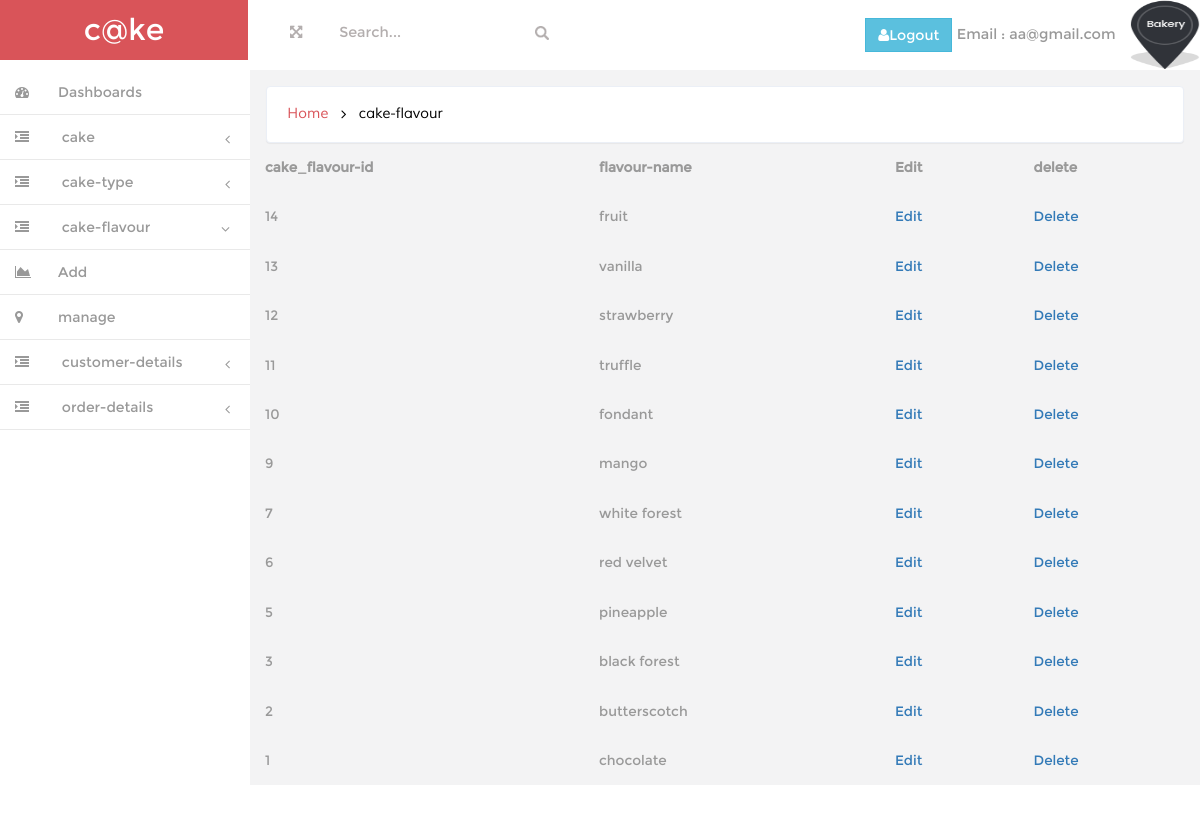
The app's page /admin/flavour-manage.php (signed in) with its own data.
### tables this page shows
CREATE TABLE IF NOT EXISTS `cake_flavour` (
  `f_id` int(10) NOT NULL AUTO_INCREMENT,
  `flavour` varchar(50) NOT NULL,
  PRIMARY KEY (`f_id`)
);

### admin/flavour-manage.php (the view, shortened to what this page needs)
<?php
include("same.php");
if(isset($_SESSION["admin_email"]))
{
include("header.php");
include("side-bar.php");
?>
        <div id="page-wrapper" class="gray-bg dashbard-1">
       <div class="content-main">
		    <div class="banner">
				<h2>
				<a href="index.php">Home</a>
				<i class="fa fa-angle-right"></i>
				<span>cake-flavour</span>
				</h2>
		    </div>
		<table class="table table-responsive">
            <tr>
                <th>cake_flavour-id</th>
                <th>flavour-name</th>
                <th>Edit</th>
                <th>delete</th>
            </tr>
            <tr>
                <?php
                $sel_qry="SELECT `f_id`, `flavour` FROM `cake_flavour` ORDER BY f_id DESC;";
                $qry=mysqli_query($con,$sel_qry);
                while($fetch_record=mysqli_fetch_array($qry))
                {
                ?>
                <td><?php echo $fetch_record[0]; ?></td>
                <td><?php echo $fetch_record[1]; ?></td>
                <td><a href="flavour-edit.php?fy=<?php echo $fetch_record[0]; ?>">Edit</td>
                <td><a href="flavour-delete.php?fy=<?php echo $fetch_record[0]; ?>">Delete</td>
            </tr>
            <?php } ?>
           </table>
		</div>
       </div>
</body>
</html>
<?php
   }
   else
   {
       echo "<script>
             window.location='index.php'</script>";
   }
       ?>

### admin/css/style.css (style rules this page uses)
h4, h5, h6, h1, h2, h3 { margin: 0; }
html, body { font-family:'Montserrat-Regular'; font-size: 100%; background:#F3F3F4; overflow-x: hidden; }
body a { transition:0.5s all; -webkit-transition:0.5s all; -moz-transition:0.5s all; -o-transition:0.5s all; -ms-transition:0.5s all; }
@media (min-width: 768px) { #page-wrapper { position: inherit; margin: 0 0 0 240px; min-height: 1000px; } }
.content-main { background-color: #F3F3F4; padding-top: 1em; }
.banner { background: #fff; display: block; margin: 0em 1em ; padding:1em; border: 1px solid #ebeff6; border-color: #ebeff6; border-radius: 4px; -webkit-border-radius: 4px; -o-border-radius: 4px; -moz-border-radius: 4px; -ms-border-radius: 4px; -webkit-box-shadow: 0 1px 1px rgba(0,0,0,.05); box-shadow: 0 1px 1px rgba(0,0,0,.05); }
.banner h2 { font-size:0.9em; }
.banner h2 a { color:#D95459; text-decoration:none; font-family: 'Muli-Regular'; padding:0.3em ; }
.banner h2 span { color:#000; font-family: 'Muli-Regular'; padding:0.3em ; }
.banner h2 i { color:#000; vertical-align:middle; padding:0.3em ; }
.table td, .table>tbody>tr>td, .table>tbody>tr>th, .table>tfoot>tr>td, .table>tfoot>tr>th, .table>thead>tr>td, .table>thead>tr>th { padding: 15px !important; font-size: 0.85em; color: #999; border-top: none !important; }
.table { margin-bottom: 0; }

### admin/css/custom.css (style rules this page uses)
#page-wrapper { min-height: 568px; }
@media (min-width:768px) { #page-wrapper { position: inherit; margin: 0 0 0 250px; } }

### records on screen
cake_flavour: f_id "14", flavour "fruit"
cake_flavour: f_id "13", flavour "vanilla"
cake_flavour: f_id "12", flavour "strawberry"
cake_flavour: f_id "11", flavour "truffle"
cake_flavour: f_id "10", flavour "fondant"
cake_flavour: f_id "9", flavour "mango"
cake_flavour: f_id "7", flavour "white forest"
cake_flavour: f_id "6", flavour "red velvet"
cake_flavour: f_id "5", flavour "pineapple"
cake_flavour: f_id "3", flavour "black forest"
cake_flavour: f_id "2", flavour "butterscotch"
cake_flavour: f_id "1", flavour "chocolate"

### other values on screen
$_SESSION["admin_email"] "aa@gmail.com"
